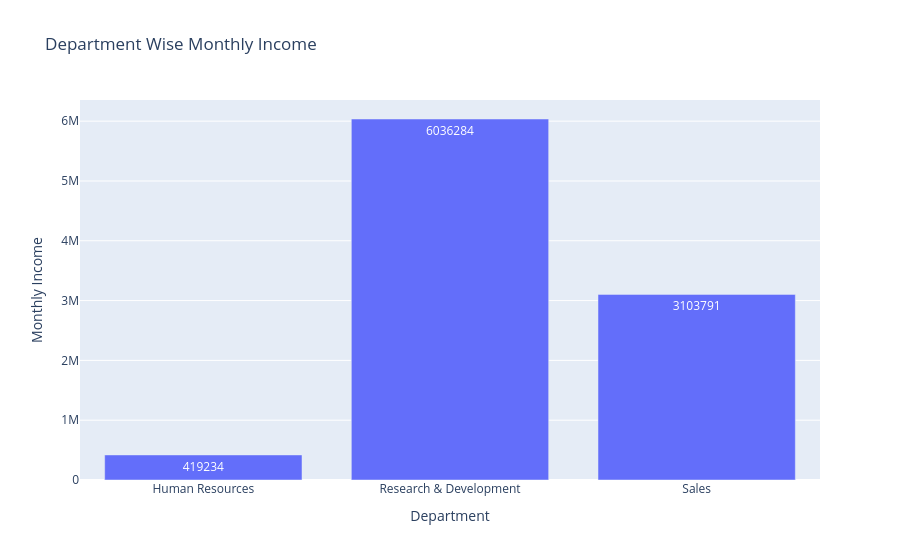

Notebook source saved alongside this figure:
### Code cell
import plotly.express as px
department_wise_income = df.groupby('Department')['MonthlyIncome'].sum().reset_index()
fig = px.bar(department_wise_income, x='Department', y='MonthlyIncome', title='Department Wise Monthly Income',text='MonthlyIncome')
fig.update_layout(
    title="Department Wise Monthly Income",
    xaxis_title="Department",
    yaxis_title="Monthly Income"
)
fig.show()

### Figure 1 — Plotly figure (JSON) as saved in the notebook; plotly's stock layout.template omitted (floating-point values rounded to 4 significant figures)
{"data": [{"hovertemplate": "Department=%{x}<br>MonthlyIncome=%{text}<extra></extra>", "legendgroup": "", "marker": {"color": "#636efa", "pattern": {"shape": ""}}, "name": "", "orientation": "v", "showlegend": false, "text": [419200.0, 6036000.0, 3104000.0], "textposition": "auto", "type": "bar", "x": ["Human Resources", "Research & Development", "Sales"], "xaxis": "x", "y": [419234, 6036284, 3103791], "yaxis": "y"}], "layout": {"barmode": "relative", "legend": {"tracegroupgap": 0}, "title": {"text": "Department Wise Monthly Income"}, "xaxis": {"anchor": "y", "domain": [0, 1], "title": {"text": "Department"}}, "yaxis": {"anchor": "x", "domain": [0, 1], "title": {"text": "Monthly Income"}}}}
